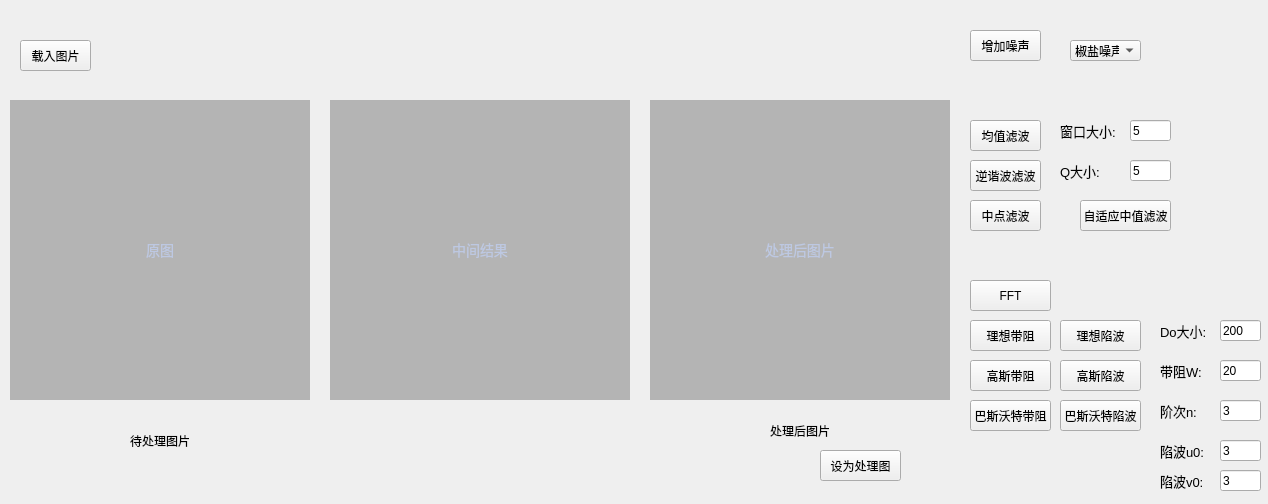
<?xml version="1.0" encoding="UTF-8"?>
<ui version="4.0">
 <class>Restoration</class>
 <widget class="QWidget" name="Restoration">
  <property name="geometry">
   <rect>
    <x>0</x>
    <y>0</y>
    <width>1268</width>
    <height>504</height>
   </rect>
  </property>
  <property name="windowTitle">
   <string>Form</string>
  </property>
  <widget class="QLabel" name="label_inputImg">
   <property name="geometry">
    <rect>
     <x>10</x>
     <y>100</y>
     <width>300</width>
     <height>300</height>
    </rect>
   </property>
   <property name="styleSheet">
    <string notr="true">QLabel {
    font-family: &quot;Microsoft YaHei&quot;;
    font-size: 14px;
    color: #BDC8E2;
    background-color:#b4b4b4;
}</string>
   </property>
   <property name="text">
    <string>原图</string>
   </property>
   <property name="alignment">
    <set>Qt::AlignCenter</set>
   </property>
  </widget>
  <widget class="QLabel" name="label_2">
   <property name="geometry">
    <rect>
     <x>130</x>
     <y>430</y>
     <width>81</width>
     <height>21</height>
    </rect>
   </property>
   <property name="text">
    <string>待处理图片</string>
   </property>
  </widget>
  <widget class="QPushButton" name="pbn_loadImg">
   <property name="geometry">
    <rect>
     <x>20</x>
     <y>40</y>
     <width>71</width>
     <height>31</height>
    </rect>
   </property>
   <property name="text">
    <string>载入图片</string>
   </property>
  </widget>
  <widget class="QLabel" name="label_tmpImg">
   <property name="geometry">
    <rect>
     <x>330</x>
     <y>100</y>
     <width>300</width>
     <height>300</height>
    </rect>
   </property>
   <property name="styleSheet">
    <string notr="true">QLabel {
    font-family: &quot;Microsoft YaHei&quot;;
    font-size: 14px;
    color: #BDC8E2;
    background-color:#b4b4b4;
}</string>
   </property>
   <property name="text">
    <string>中间结果</string>
   </property>
   <property name="alignment">
    <set>Qt::AlignCenter</set>
   </property>
  </widget>
  <widget class="QLineEdit" name="lineEdit_D0">
   <property name="geometry">
    <rect>
     <x>1220</x>
     <y>320</y>
     <width>41</width>
     <height>21</height>
    </rect>
   </property>
   <property name="text">
    <string>200</string>
   </property>
  </widget>
  <widget class="QLabel" name="label_5">
   <property name="geometry">
    <rect>
     <x>1160</x>
     <y>320</y>
     <width>51</width>
     <height>21</height>
    </rect>
   </property>
   <property name="font">
    <font>
     <family>Arial</family>
     <pointsize>10</pointsize>
    </font>
   </property>
   <property name="text">
    <string>Do大小:</string>
   </property>
  </widget>
  <widget class="QPushButton" name="pbn_idealBandReject">
   <property name="geometry">
    <rect>
     <x>970</x>
     <y>320</y>
     <width>81</width>
     <height>31</height>
    </rect>
   </property>
   <property name="text">
    <string>理想带阻</string>
   </property>
  </widget>
  <widget class="QPushButton" name="pbn_BbandReject">
   <property name="geometry">
    <rect>
     <x>970</x>
     <y>400</y>
     <width>81</width>
     <height>31</height>
    </rect>
   </property>
   <property name="text">
    <string>巴斯沃特带阻</string>
   </property>
  </widget>
  <widget class="QPushButton" name="pbn_gaussBandReject">
   <property name="geometry">
    <rect>
     <x>970</x>
     <y>360</y>
     <width>81</width>
     <height>31</height>
    </rect>
   </property>
   <property name="text">
    <string>高斯带阻</string>
   </property>
  </widget>
  <widget class="QLineEdit" name="lineEdit_n">
   <property name="geometry">
    <rect>
     <x>1220</x>
     <y>400</y>
     <width>41</width>
     <height>21</height>
    </rect>
   </property>
   <property name="text">
    <string>3</string>
   </property>
  </widget>
  <widget class="QLabel" name="label_6">
   <property name="geometry">
    <rect>
     <x>1160</x>
     <y>400</y>
     <width>51</width>
     <height>21</height>
    </rect>
   </property>
   <property name="font">
    <font>
     <family>Arial</family>
     <pointsize>10</pointsize>
    </font>
   </property>
   <property name="text">
    <string>阶次n:</string>
   </property>
  </widget>
  <widget class="QPushButton" name="pbn_gaussNotch">
   <property name="geometry">
    <rect>
     <x>1060</x>
     <y>360</y>
     <width>81</width>
     <height>31</height>
    </rect>
   </property>
   <property name="text">
    <string>高斯陷波</string>
   </property>
  </widget>
  <widget class="QPushButton" name="pbn_idealNotch">
   <property name="geometry">
    <rect>
     <x>1060</x>
     <y>320</y>
     <width>81</width>
     <height>31</height>
    </rect>
   </property>
   <property name="text">
    <string>理想陷波</string>
   </property>
  </widget>
  <widget class="QPushButton" name="pbn_BNotch">
   <property name="geometry">
    <rect>
     <x>1060</x>
     <y>400</y>
     <width>81</width>
     <height>31</height>
    </rect>
   </property>
   <property name="text">
    <string>巴斯沃特陷波</string>
   </property>
  </widget>
  <widget class="QPushButton" name="pbn_addNoise">
   <property name="geometry">
    <rect>
     <x>970</x>
     <y>30</y>
     <width>71</width>
     <height>31</height>
    </rect>
   </property>
   <property name="text">
    <string>增加噪声</string>
   </property>
  </widget>
  <widget class="QComboBox" name="comboBox_noise">
   <property name="geometry">
    <rect>
     <x>1070</x>
     <y>40</y>
     <width>71</width>
     <height>21</height>
    </rect>
   </property>
   <property name="currentText">
    <string>椒盐噪声</string>
   </property>
   <item>
    <property name="text">
     <string>椒盐噪声</string>
    </property>
   </item>
   <item>
    <property name="text">
     <string>均匀噪声</string>
    </property>
   </item>
   <item>
    <property name="text">
     <string>瑞利噪声</string>
    </property>
   </item>
   <item>
    <property name="text">
     <string>高斯噪声</string>
    </property>
   </item>
   <item>
    <property name="text">
     <string>指数噪声</string>
    </property>
   </item>
  </widget>
  <widget class="QLabel" name="label_outputImg">
   <property name="geometry">
    <rect>
     <x>650</x>
     <y>100</y>
     <width>300</width>
     <height>300</height>
    </rect>
   </property>
   <property name="styleSheet">
    <string notr="true">QLabel {
    font-family: &quot;Microsoft YaHei&quot;;
    font-size: 14px;
    color: #BDC8E2;
    background-color:#b4b4b4;
}</string>
   </property>
   <property name="text">
    <string>处理后图片</string>
   </property>
   <property name="alignment">
    <set>Qt::AlignCenter</set>
   </property>
  </widget>
  <widget class="QLabel" name="label_dstImgTitle">
   <property name="geometry">
    <rect>
     <x>770</x>
     <y>420</y>
     <width>71</width>
     <height>21</height>
    </rect>
   </property>
   <property name="text">
    <string>处理后图片</string>
   </property>
  </widget>
  <widget class="QLineEdit" name="lineEdit_S">
   <property name="geometry">
    <rect>
     <x>1130</x>
     <y>120</y>
     <width>41</width>
     <height>21</height>
    </rect>
   </property>
   <property name="text">
    <string>5</string>
   </property>
  </widget>
  <widget class="QLabel" name="label_7">
   <property name="geometry">
    <rect>
     <x>1060</x>
     <y>120</y>
     <width>61</width>
     <height>21</height>
    </rect>
   </property>
   <property name="font">
    <font>
     <family>Arial</family>
     <pointsize>10</pointsize>
    </font>
   </property>
   <property name="text">
    <string>窗口大小:</string>
   </property>
  </widget>
  <widget class="QPushButton" name="pbn_contraharmonic">
   <property name="geometry">
    <rect>
     <x>970</x>
     <y>160</y>
     <width>71</width>
     <height>31</height>
    </rect>
   </property>
   <property name="text">
    <string>逆谐波滤波</string>
   </property>
  </widget>
  <widget class="QPushButton" name="pbn_average">
   <property name="geometry">
    <rect>
     <x>970</x>
     <y>120</y>
     <width>71</width>
     <height>31</height>
    </rect>
   </property>
   <property name="text">
    <string>均值滤波</string>
   </property>
  </widget>
  <widget class="QPushButton" name="pbn_AdaptiveMedian">
   <property name="geometry">
    <rect>
     <x>1080</x>
     <y>200</y>
     <width>91</width>
     <height>31</height>
    </rect>
   </property>
   <property name="text">
    <string>自适应中值滤波</string>
   </property>
  </widget>
  <widget class="QLabel" name="label_8">
   <property name="geometry">
    <rect>
     <x>1060</x>
     <y>160</y>
     <width>61</width>
     <height>21</height>
    </rect>
   </property>
   <property name="font">
    <font>
     <family>Arial</family>
     <pointsize>10</pointsize>
    </font>
   </property>
   <property name="text">
    <string>Q大小:</string>
   </property>
  </widget>
  <widget class="QLineEdit" name="lineEdit_Q">
   <property name="geometry">
    <rect>
     <x>1130</x>
     <y>160</y>
     <width>41</width>
     <height>21</height>
    </rect>
   </property>
   <property name="text">
    <string>5</string>
   </property>
  </widget>
  <widget class="QPushButton" name="pbn_midPoint">
   <property name="geometry">
    <rect>
     <x>970</x>
     <y>200</y>
     <width>71</width>
     <height>31</height>
    </rect>
   </property>
   <property name="text">
    <string>中点滤波</string>
   </property>
  </widget>
  <widget class="QPushButton" name="pbn_dst2src">
   <property name="geometry">
    <rect>
     <x>820</x>
     <y>450</y>
     <width>81</width>
     <height>31</height>
    </rect>
   </property>
   <property name="text">
    <string>设为处理图</string>
   </property>
  </widget>
  <widget class="QLabel" name="label_9">
   <property name="geometry">
    <rect>
     <x>1160</x>
     <y>360</y>
     <width>51</width>
     <height>21</height>
    </rect>
   </property>
   <property name="font">
    <font>
     <family>Arial</family>
     <pointsize>10</pointsize>
    </font>
   </property>
   <property name="text">
    <string>带阻W:</string>
   </property>
  </widget>
  <widget class="QLineEdit" name="lineEdit_W">
   <property name="geometry">
    <rect>
     <x>1220</x>
     <y>360</y>
     <width>41</width>
     <height>21</height>
    </rect>
   </property>
   <property name="text">
    <string>20</string>
   </property>
  </widget>
  <widget class="QLabel" name="label_10">
   <property name="geometry">
    <rect>
     <x>1160</x>
     <y>440</y>
     <width>51</width>
     <height>21</height>
    </rect>
   </property>
   <property name="font">
    <font>
     <family>Arial</family>
     <pointsize>10</pointsize>
    </font>
   </property>
   <property name="text">
    <string>陷波u0:</string>
   </property>
  </widget>
  <widget class="QLineEdit" name="lineEdit_u0">
   <property name="geometry">
    <rect>
     <x>1220</x>
     <y>440</y>
     <width>41</width>
     <height>21</height>
    </rect>
   </property>
   <property name="text">
    <string>3</string>
   </property>
  </widget>
  <widget class="QLineEdit" name="lineEdit_v0">
   <property name="geometry">
    <rect>
     <x>1220</x>
     <y>470</y>
     <width>41</width>
     <height>21</height>
    </rect>
   </property>
   <property name="text">
    <string>3</string>
   </property>
  </widget>
  <widget class="QLabel" name="label_11">
   <property name="geometry">
    <rect>
     <x>1160</x>
     <y>470</y>
     <width>51</width>
     <height>21</height>
    </rect>
   </property>
   <property name="font">
    <font>
     <family>Arial</family>
     <pointsize>10</pointsize>
    </font>
   </property>
   <property name="text">
    <string>陷波v0:</string>
   </property>
  </widget>
  <widget class="QPushButton" name="pbn_FFT">
   <property name="geometry">
    <rect>
     <x>970</x>
     <y>280</y>
     <width>81</width>
     <height>31</height>
    </rect>
   </property>
   <property name="text">
    <string>FFT</string>
   </property>
  </widget>
 </widget>
 <resources/>
 <connections/>
</ui>
